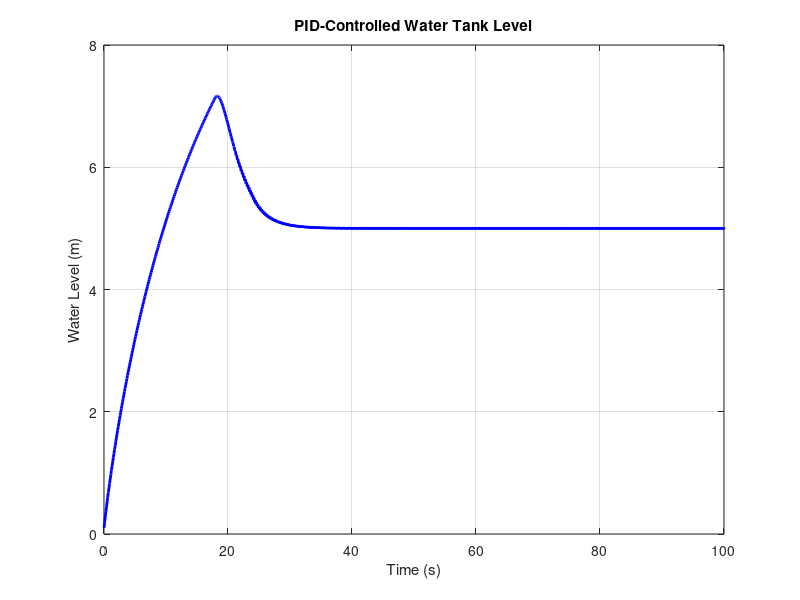

Write MATLAB code to recreate this figure. (Note: this script raises an error after producing the figure.)

% smart_pump_sim.m
% Simulates PID control of a water tank with inflow pump

% Parameters
dt = 0.1;
T = 100;
time = 0:dt:T;
tank_area = 1.0;
max_flow = 1.0;
desired_level = 5.0;

% PID gains
Kp = 2.0;
Ki = 0.5;
Kd = 1.0;

% Initialize
level = 0;
integral = 0;
prev_error = 0;
levels = zeros(size(time));
errors = zeros(size(time));
flows = zeros(size(time));

for i = 1:length(time)
    error = desired_level - level;
    integral = integral + error * dt;
    derivative = (error - prev_error) / dt;
    control_signal = Kp*error + Ki*integral + Kd*derivative;
    flow_in = max(0, min(max_flow, control_signal));
    
    outflow = 0.3 * sqrt(max(level, 0));  % avoid negative sqrt
    d_level = (flow_in - outflow) / tank_area;
    level = level + d_level * dt;
    level = max(0, level);

    % Store
    levels(i) = level;
    errors(i) = error;
    flows(i) = flow_in;
    prev_error = error;
end

% Plot
figure;
plot(time, levels, 'b', 'LineWidth', 2);
xlabel('Time (s)');
ylabel('Water Level (m)');
title('PID-Controlled Water Tank Level');
grid on;

% Export data
data = table(time', levels', errors', flows', ...
    'VariableNames', {'Time_s', 'Level_m', 'Error_m', 'Inflow_m3ps'});
writetable(data, 'sim_output.csv');
